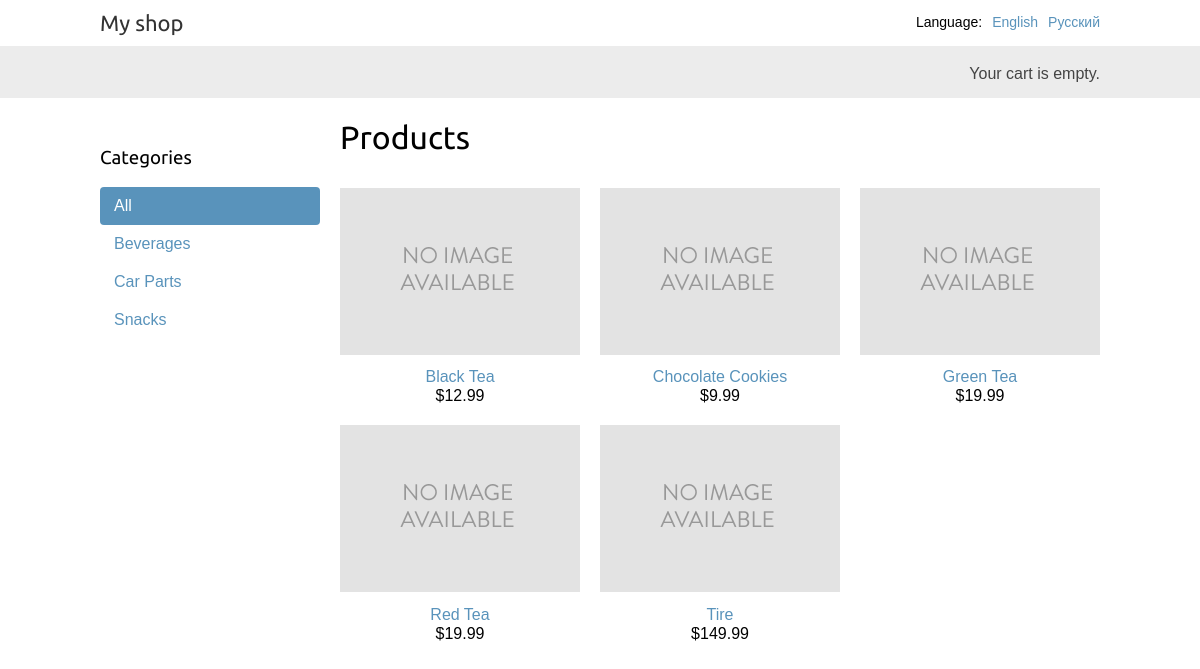
The page /en/ on the database its author committed.
### shop/models.py (models this page shows, shortened)
class Category(models.Model):
    name = models.CharField(max_length=200,
                            db_index=True)
    slug = models.SlugField(max_length=200,
                            unique=True)
    class Meta:
        ordering = ('name',)
        verbose_name = 'category'
        verbose_name_plural = 'categories'
    def get_absolute_url(self):
            return reverse('shop:product_list_by_category',
                           args=[self.slug])

class Product(models.Model):
    category = models.ForeignKey(Category,
                                 related_name='products',
                                 on_delete=models.CASCADE)
    name = models.CharField(max_length=200, db_index=True)
    slug = models.SlugField(max_length=200, db_index=True)
    image = models.ImageField(upload_to='products/%Y/%m/%d',
                              blank=True)
    description = models.TextField(blank=True)
    price = models.DecimalField(max_digits=10, decimal_places=2)
    available = models.BooleanField(default=True)
    created = models.DateTimeField(auto_now_add=True)
    updated = models.DateTimeField(auto_now=True)
    class Meta:
        ordering = ('name',)
        index_together = (('id', 'slug'),)
    def get_absolute_url(self):
            return reverse('shop:product_detail',
                           args=[self.id, self.slug])

### shop/views.py (the view)
# urls.py: path('', views.product_list, name='product_list'),
def product_list(request, category_slug=None):
    category = None
    categories = Category.objects.all()
    products = Product.objects.filter(available=True)
    if category_slug:
        category = get_object_or_404(Category, slug=category_slug)
        products = products.filter(category=category)
    return render(request,
                'shop/product/list.html',
                {'category': category,
                'categories': categories,
                'products': products})

### cart/cart.py (called while the page is built)
    def __len__(self):
        return sum(item['quantity'] for item in self.cart.values())

### cart/context_processors.py (called while the page is built)
def cart(request):
    return {'cart': Cart(request)}

### shop/templates/shop/product/list.html (shortened to what this page needs)
{% extends "shop/base.html" %}
{% load static %}
{% block content %}
    <div id="sidebar">
        <h3>Categories</h3>
        <ul>
            <li {% if not category %}class="selected"{% endif %}>
                <a href="{% url "shop:product_list" %}">All</a>
            </li>
            {% for c in categories %}
            <li {% if category.slug == c.slug %}class="selected"{% endif %}>
                <a href="{{ c.get_absolute_url }}">{{ c.name }}</a>
            </li>
            {% endfor %}
        </ul>
    </div>
    <div id="main" class="product-list">
        <h1>{% if category %}{{ category.name }}{% else %}Products{% endif %}</h1>
        {% for product in products %}
            <div class="item">
                <a href="{{ product.get_absolute_url }}">
                    <img src="{% if product.image %}{{ product.image.url }}{% else %}{% static "img/no_image.png" %}{% endif %}">
                </a>
                <a href="{{ product.get_absolute_url }}">{{ product.name }}</a>
                <br>
                ${{ product.price }}
            </div>
        {% endfor %}
    </div>
{% endblock %}

### shop/templates/shop/base.html (shortened to what this page needs)
{% load i18n %}
{% load static %}
<!DOCTYPE html>
<html>
<head>
    <link href="{% static "css/base.css" %}" rel="stylesheet">
</head>
<body>
    <div id="header">
        <a href="/" class="logo">{% trans "My shop" %}</a>
        {% get_current_language as LANGUAGE_CODE %}
        {% get_available_languages as LANGUAGES %}
        {% get_language_info_list for LANGUAGES as languages %}
        <div class="languages">
            <p>{% trans "Language" %}:</p>
            <ul class="languages">
                {% for language in languages %}
                    <li>
                        <a href="/{{ language.code }}/"
                        {% if language.code == LANGUAGE_CODE %} class="selected"{% endif %}>
                        {{ language.name_local }}
                        </a>
                    </li>
                {% endfor %}
            </ul>
        </div>
    </div>
    <div id="subheader">
    <div class="cart">
        {% with total_items=cart|length %}
            {% if cart|length > 0 %}
                {% translate "Your cart" %}:
                <a href="{% url "cart:cart_detail" %}">
                    {% blocktranslate with total_items_plural=total_items|pluralize total_price=cart.get_total_price %}
                    {{ total_items }} item{{ total_items_plural }},
                    ${{ total_price }}
                    {% endblocktranslate %}
                </a>
            {% else %}
                {% translate "Your cart is empty." %}
            {% endif %}
        {% endwith %}
    </div>
    </div>
    <div id="content">
        {% block content %}
        {% endblock %}
    </div>
</body>
</html>

### shop/static/css/base.css (style rules this page uses)
body { margin:0; padding:0; font-family:helvetica, sans-serif; }
h1, h2, h3, h4, h5 , h6 { font-family: 'Ubuntu', sans-serif; font-weight:normal; }
a { text-decoration:none; color:#5993bb; }
#header { padding:10px 100px; font-size:18px; overflow:auto; }
#subheader { background:#ececec; color:#444; padding:15px 100px; overflow:auto; }
#header .logo { font-family: 'Ubuntu', sans-serif; float:left; color:#333; font-size:22px; margin-right:10%; }
#subheader .cart { float:right; padding-top:4px; }
#content { padding:0 100px; overflow:hidden; }
#sidebar { width:220px; padding:30px 20px 0 0; float:left; }
#sidebar ul { margin:0; padding:0; }
#sidebar ul li { margin:0; list-style:none; padding:10px 14px; }
#sidebar ul li a { display:block; }
#sidebar ul li.selected { background:#5993bb; border-radius:4px; }
#sidebar ul li.selected a { color:#fff; }
#main { float:left; width: 96%; margin-right:-220px; overflow:hidden; }
.product-list .item { width:25%; padding:10px 20px 10px 0; float:left; text-align:center; line-height:1.2; }
.product-list .item img { width:100%; margin-bottom:8px; }
.languages { float:right; padding-top:4px; font-size:14px; }
.languages ul { list-style:none; margin:0; padding:0; float:left; }
.languages ul li { float:left; margin:0 0 0 10px; font-size:14px; }
.languages p { float:left; margin:0; }

### rows shown on the page
Category: name "Beverages"
Category: name "Car Parts"
Category: name "Snacks"
Product: name "Black Tea", price "12.99"
Product: name "Chocolate Cookies", price "9.99"
Product: name "Green Tea", price "19.99"
Product: name "Red Tea", price "19.99"
Product: name "Tire", price "149.99"

### other values the page prints
{{ language.name_local }} "English" "Русский"
